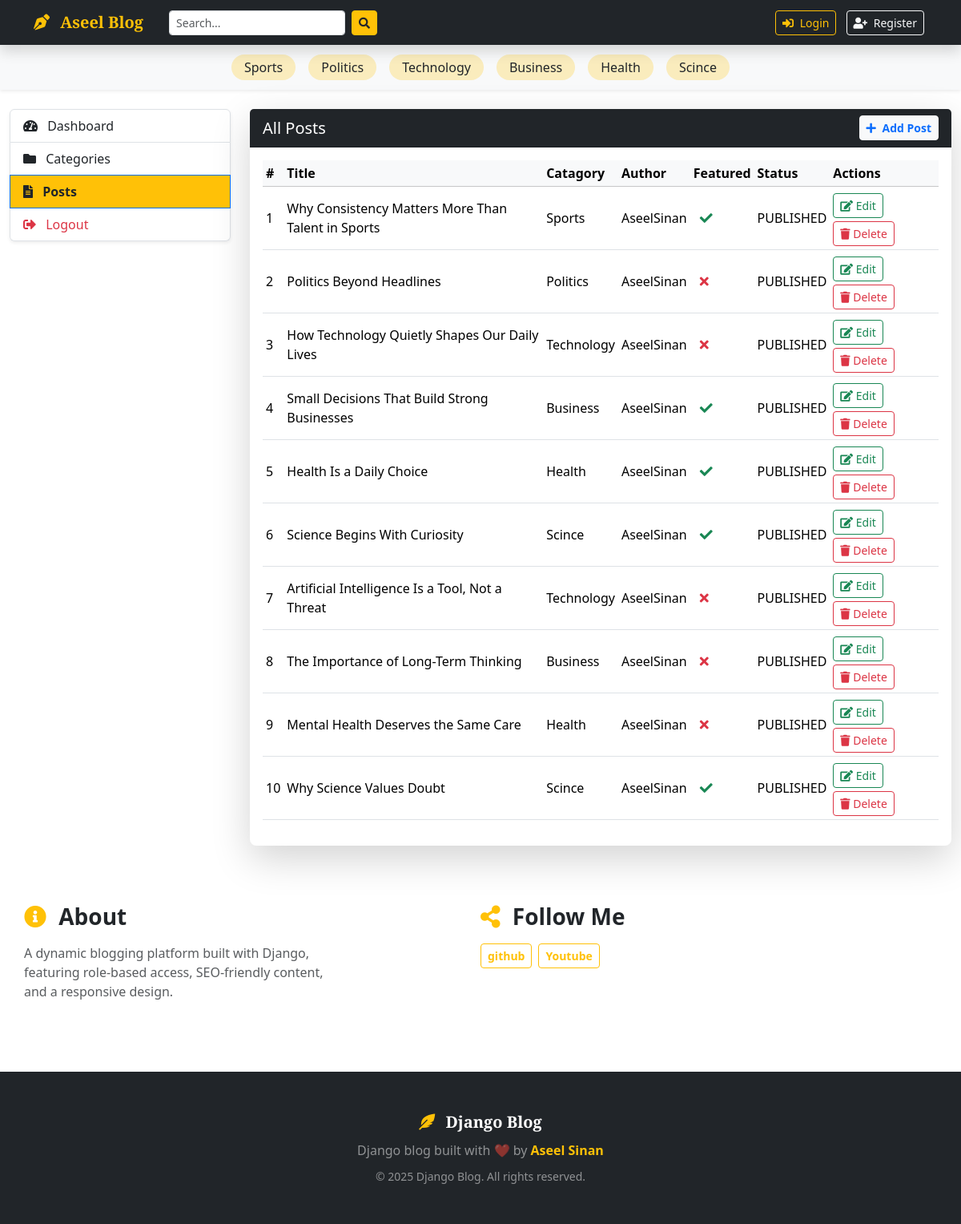
/dashboard/posts/, run on an earlier commit of the app's database.
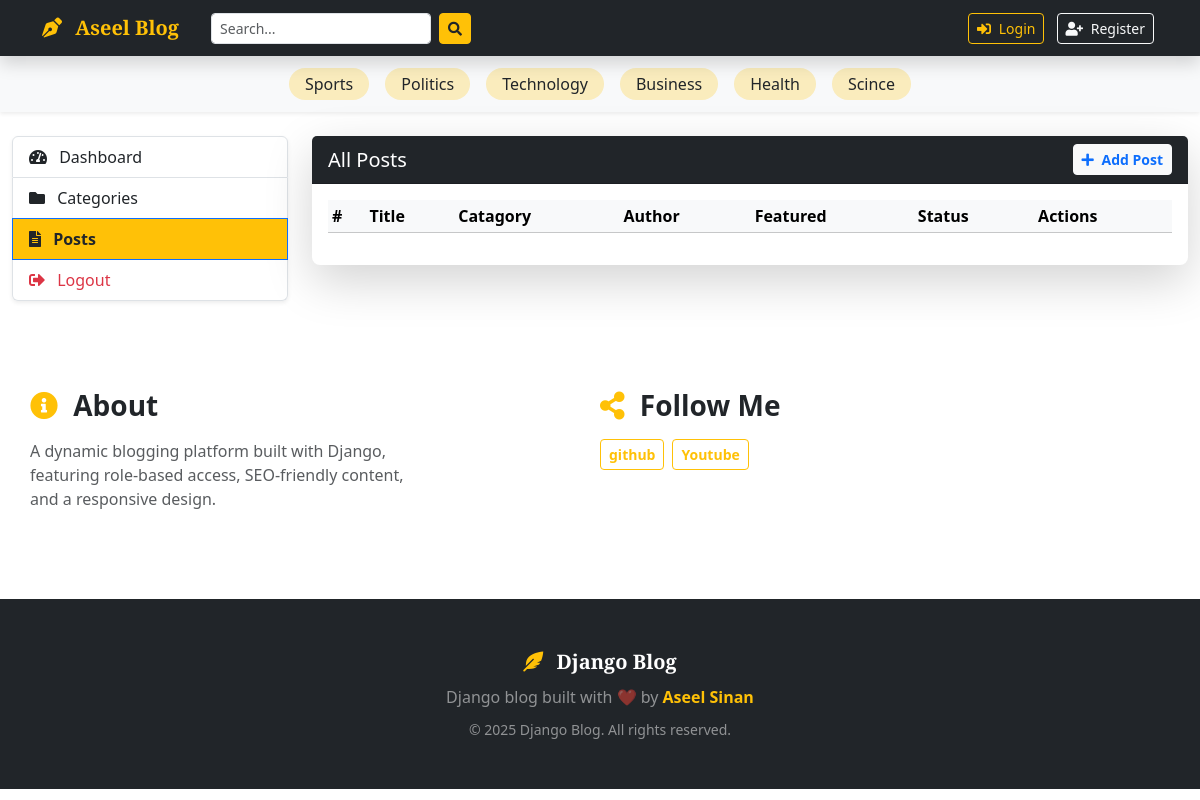
And on a later commit of the database.
### Blogs/models.py (models this page shows, shortened)
class Catagory(models.Model):
    catagory_name=models.CharField(max_length=50,unique=True)
    created_at =models.DateTimeField(auto_now_add=True)
    updated_at =models.DateTimeField(auto_now=True)
    def __str__(self):
        return self.catagory_name
    class Meta:
        verbose_name_plural='catagories'

class Blog (models.Model):
    title =models.CharField(max_length=100)
    slug=models.SlugField(max_length=150,unique=True,blank=True)
    catagory=models.ForeignKey(Catagory,on_delete=models.CASCADE)
    author=models.ForeignKey(User,  on_delete=models.CASCADE)
    featured_image=models.ImageField(upload_to='uploads/%Y/%m/%d/')
    short_describtion=models.TextField(max_length=500)
    blog_body=models.TextField(max_length=2000)
    status =models.CharField(max_length=15,default='DRAFT',choices=STATUS_CHOICES)
    is_featured=models.BooleanField(default=False)
    created_at =models.DateTimeField(auto_now_add=True)
    updated_at =models.DateTimeField(auto_now=True)

class SocialMediaLinks(models.Model):
    platform=models.CharField( max_length=26)
    link=models.URLField(max_length=100)
    created_at =models.DateTimeField(auto_now_add=True)
    updated_at =models.DateTimeField(auto_now=True)

### Dashboards/views.py (the view)
# urls.py: path("posts/",views.posts,name='posts'),
def posts(request):
    posts =models.Blog.objects.all()
    context ={"posts":posts}
    return render(request,'Dashboard/posts.html',context)

### Blogs/context_processors.py (called while the page is built)
def get_catagories(request):
    catagories=models.Catagory.objects.all()
    return dict(catagories=catagories)

def socialMedia(request):
    socialMedia=models.SocialMediaLinks.objects.all()
    return dict(socialMedia=socialMedia)

def aboutUs(request):
    try:
        about=models.About.objects.get()
    except:
        about=None
    return dict(about=about)

### BlogApp/templates/Dashboard/Posts.html (shortened to what this page needs)
{% extends 'base.html' %} {% block content %}
<div class="container-fluid" style="max-width: 1200px;margin: auto;">
  <div class="row">
    {%include 'Dashboard/sidebar.html'%}
   <div class="col-12 col-md-9">
      <div class="card shadow-lg border-0 rounded-3">
        <div class="card-header bg-dark text-white d-flex justify-content-between align-items-center flex-wrap">
          <h5 class="mb-0">All Posts</h5>
          <a href="{% url 'add_post' %}" class="btn btn-sm btn-light text-primary fw-bold mt-2 mt-md-0">
            <i class="fas fa-plus me-1"></i> Add Post
          </a>
        </div>
        <div class="card-body">
          <div class="table-responsive">
            <table class="table table-hover table-sm align-middle">
              <thead class="table-light">
                <tr>
                  <th >#</th>
                  <th >Title </th>
                  <th >Catagory </th>
                  <th >Author </th>
                  <th >Featured</th>
                  <th >Status</th>
                  <th >Actions</th>
                </tr>
              </thead>
              <tbody>
                {%for post in posts%}
                <tr>
                  <td >{{forloop.counter}}</td>
                  <td >{{post.title}} </td>
                  <td >{{post.catagory}} </td>
                  <td >{{post.author}} </td>
                  <td >{%if post.is_featured%}<i class="fas fa-check text-success mx-2"></i> {%else%} <i class="fas fa-times text-danger mx-2 "></i> {%endif%} </td>
                  <td >{{post.status}} </td>
                  <td>
                    <a href="{%url 'edit_post' post.id%}" class="btn btn-sm btn-outline-success me-2 my-1">
                      <i class="fas fa-edit"></i> Edit
                    </a>
                    <a href ="{%url 'delete_post' post.id%}"class="btn btn-sm btn-outline-danger">
                      <i class="fas fa-trash"></i> Delete
                    </a>
                  </td>
                </tr>
               {% endfor %}
              </tbody>
            </table>
          </div>
        </div>
      </div>
    </div>
  </div>
</div>
{% endblock %}

### BlogApp/templates/base.html (shortened to what this page needs)
{% load static %}
<!doctype html>
<html lang="en">
  <head>
    <link
      href="https://cdn.jsdelivr.net/npm/bootstrap@5.3.2/dist/css/bootstrap.min.css"
      rel="stylesheet"
    />
    <link
      rel="stylesheet"
      href="https://cdnjs.cloudflare.com/ajax/libs/font-awesome/5.15.4/css/all.min.css"
    />
  </head>
  <body>
    <nav
      class="navbar navbar-expand-lg navbar-dark bg-dark sticky-top shadow main-navbar"
    >
      <div class="container">
        <a class="navbar-brand fw-bold text-warning" href="/">
          <i class="fas fa-pen-nib me-2"></i>
          <span style="font-family: &quot;Playfair Display&quot;, serif"
            >Aseel Blog</span
          >
        </a>
        <div class="collapse navbar-collapse" id="mainNavbar">
          <form
            class="d-flex mx-lg-3 my-2 my-lg-0"
            method="get"
            action="{% url 'search' %}"
          >
            <input
              class="form-control form-control-sm me-2"
              type="search"
              name="keyword"
              placeholder="Search..."
              aria-label="Search"
            />
            <button class="btn btn-warning btn-sm text-dark" type="submit">
              <i class="fas fa-search"></i>
            </button>
          </form>
          <div class="ms-auto">
            {%if not user.is_authenticated%}
            <a
              class="btn btn-outline-warning btn-sm mx-1"
              href="{%url 'login'%}"
            >
              <i class="fas fa-sign-in-alt me-1"></i> Login
            </a>
            <a
              class="btn btn-outline-light btn-sm mx-1"
              href="{%url 'register' %}"
            >
              <i class="fas fa-user-plus me-1"></i> Register
            </a>
            {%endif%}
          </div>
        </div>
      </div>
    </nav>
    <div class="category-bar shadow-sm bg-light py-2">
      <div class="container">
        <div class="cat-scroll d-flex justify-content-center flex-wrap">
          {% for catagory in catagories %}
          <a
            href="{% url 'posts_by_catagory' catagory.id %}"
            class="my-1 mx-2 px-3 py-1 text-dark text-decoration-none rounded-pill bg-warning bg-opacity-25"
            style="transition: all 0.3s ease"
          >
            {{ catagory.catagory_name }}
          </a>
          {% endfor %}
        </div>
      </div>
    </div>
    <main class="py-4">{% block content %}{% endblock %}</main>
    <div class="container py-5">
      <div class="row gy-4">
        <div class="card-body col-12 col-md-6" >
          <h3 class="fw-bold mb-3">
            <i class="fas fa-info-circle text-warning me-2"></i>
            {{about.about_heading}}
          </h3>
          <p class="text-muted" style='max-width:400px;'>{{ about.about_description }}</p>
        </div>
        <div class="card-body  col-12 col-md-6">
          <h3 class="fw-bold mb-3">
            <i class="fas fa-share-alt text-warning me-2"></i> Follow Me
          </h3>
          <div class="d-flex flex-wrap gap-2">
            {% for account in socialMedia %}
            <a
              href="{{ account.link }}"
              class="btn btn-outline-warning btn-sm fw-bold"
            >
              {{ account.platform }}
            </a>
            {% endfor %}
          </div>
        </div>
      </div>
    </div>
    <footer class="site-footer bg-dark text-white py-5 mt-4">
      <div class="container text-center">
        <div
          class="mb-2 fw-bold"
          style="
            font-family: &quot;Playfair Display&quot;, serif;
            font-size: 1.25rem;
          "
        >
          <i class="fas fa-feather-alt text-warning me-2"></i> Django Blog
        </div>
        <p class="mb-2 text-white-50">
          Django blog built with ❤️ by
          <a href="https://github.com/aseelsinan" class="text-warning fw-bold text-decoration-none"
            >Aseel Sinan</a
          >
        </p>
        <small class="text-white-50"
          >© 2025 Django Blog. All rights reserved.</small
        >
      </div>
    </footer>
  </body>
</html>

What changed in the data, as far as the page shows it:
removed Blog: title "Why Consistency Matters More Than Talent in Sports", catagory "Sports", author "AseelSinan", is_featured True (drawn), status "PUBLISHED"
removed Blog: title "Politics Beyond Headlines", catagory "Politics", author "AseelSinan", is_featured False (drawn), status "PUBLISHED"
removed Blog: title "How Technology Quietly Shapes Our Daily Lives", catagory "Technology", author "AseelSinan", is_featured False (drawn), status "PUBLISHED"
removed Blog: title "Small Decisions That Build Strong Businesses", catagory "Business", author "AseelSinan", is_featured True (drawn), status "PUBLISHED"
removed Blog: title "Health Is a Daily Choice", catagory "Health", author "AseelSinan", is_featured True (drawn), status "PUBLISHED"
removed Blog: title "Science Begins With Curiosity", catagory "Scince", author "AseelSinan", is_featured True (drawn), status "PUBLISHED"
removed Blog: title "Artificial Intelligence Is a Tool, Not a Threat", catagory "Technology", author "AseelSinan", is_featured False (drawn), status "PUBLISHED"
removed Blog: title "The Importance of Long-Term Thinking", catagory "Business", author "AseelSinan", is_featured False (drawn), status "PUBLISHED"
removed Blog: title "Mental Health Deserves the Same Care", catagory "Health", author "AseelSinan", is_featured False (drawn), status "PUBLISHED"
removed Blog: title "Why Science Values Doubt", catagory "Scince", author "AseelSinan", is_featured True (drawn), status "PUBLISHED"
